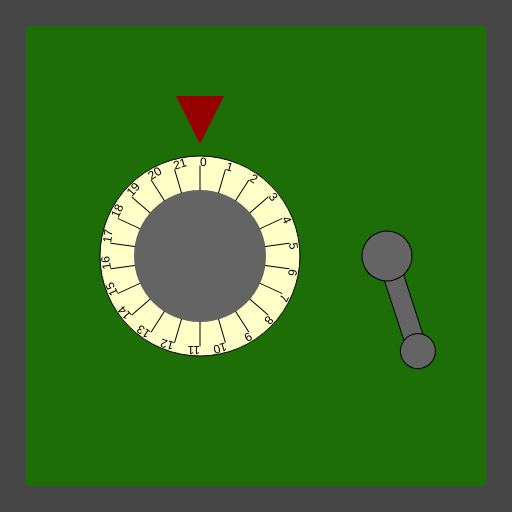
Frame 1 (no input)
Frame 60 (no input): identical to frame 1, image omitted
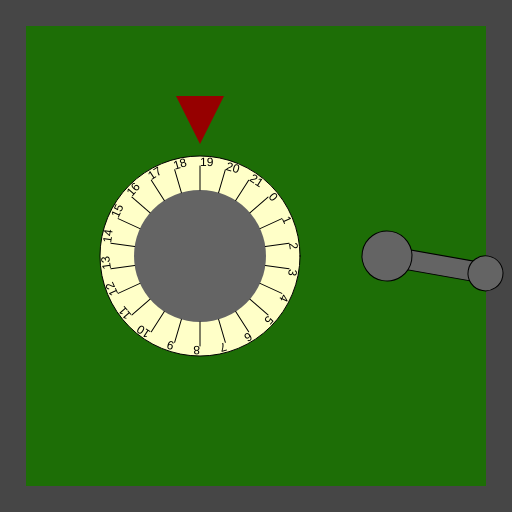
Frame 120 (the mouse pressed at the canvas centre since frame 60)

The p5.js sketch that drew these frames (run headless with seeded random() and noise() and a simulated clock; from frame 60 on, the mouse is pressed at the canvas centre):

// p5.js sketch
// ── sketch.js
/*

Officer: 3977425
CaseNum: 303-0-16154675-3977425

Case 303 - The Case of the Crooked Attorney
Stage 1 - Torvalds' Office

District Attorney Torvalds is well respected in Console City as an upstanding citizen and
enforcer of the law. Of course he’s as crooked as they come. I’ve had enough of having our
hard work at Sleuth and Co undermined by his bribes and back-payments. Let’s take take this
sucker down. I happen to know that Torvalds keeps his incriminating documents spread amongst
several safes in town. I’ll need you to bend the rules a little by breaking into them and
retrieving the incriminating evidence.

The first safe is in Torvald’s office. Crack it by doing the following:

	When the mouse button is released:
	- Make restricted_storage_combinationA equal to 20

	Whilst the mouse is being dragged:
	- Make restricted_storage_combinationA equal to 19

	When any key is released:
	- Make restricted_storage_combinationA equal to 4

	Whilst the mouse is moving:
	- Make restricted_storage_combinationA equal to 0

	Whilst the mouse is moving:
	- Make restricted_storage_combinationB equal to 18

	When the mouse button is released:
	- Make restricted_storage_combinationB equal to 7

	Whilst the mouse is being dragged:
	- Make restricted_storage_combinationB equal to 80

	When any key is released:
	- Make restricted_storage_combinationB equal to 3



There are many possible ways of investigating this case, but you
should use ONLY the following commands:

	- The assignment operator aka. the equals sign !

*/

//declare the variables

var restricted_storage_combinationA;
var restricted_storage_combinationB;


function preload()
{
	//IMAGES WILL BE LOADED HERE

}

function setup()
{
	createCanvas(512,512);

	//initialise the variables
	restricted_storage_combinationA = 0;
	restricted_storage_combinationB = 0;

}

///////////////////EVENT HANDLERS///////////////////

//Add your code to these events to open the safe ...

function mouseMoved()
{
	console.log("mouseMoved", mouseX, mouseY);
	restricted_storage_combinationA = 0;
	restricted_storage_combinationB = 18;
}

function mouseDragged()
{
	console.log("mouseDragged", mouseX, mouseY);
	restricted_storage_combinationA = 19;
	restricted_storage_combinationB = 80;
}

function mousePressed()
{
	console.log("mousePressed");
	restricted_storage_combinationA = 19;
	restricted_storage_combinationB = 80;
}

function mouseReleased()
{
	console.log("mouseReleased");
	restricted_storage_combinationA = 20;
	restricted_storage_combinationB = 7;
}

function keyPressed()
{
	console.log("keyPressed", key);
	restricted_storage_combinationA = 4;
}

function keyReleased()
{
	console.log("keyReleased", key);
	restricted_storage_combinationA = 4;
	restricted_storage_combinationB = 3;
}

///////////////DO NOT CHANGE CODE BELOW THIS POINT///////////////////

function draw()
{


	//Draw the safe door
	background(70);
	noStroke();
	fill(29,110,6);
	rect(26,26,width-52,width-52);

	//Draw the combination dial
	push();
	translate(200,height/2);
	drawDial(200, restricted_storage_combinationA, 22);
	pop();

	//Draw the lever
	push();
	translate(width - 125,256);
	drawLever(restricted_storage_combinationB);
	pop();

}

function drawDial(diameter,num,maxNum)
{
	//the combination lock

	var r = diameter * 0.5;
	var p = r * 0.6;

	stroke(0);
	fill(255,255,200);
	ellipse(0,0,diameter,diameter);
	fill(100);
	noStroke();
	ellipse(0,0,diameter*0.66,diameter*0.66);
	fill(150,0,0);
	triangle(
		-p * 0.4,-r-p,
		p * 0.4,-r-p,
		0,-r-p/5
	);

	noStroke();

	push();
	var inc = 360/maxNum;

	rotate(radians(-num * inc));
	for(var i = 0; i < maxNum; i++)
	{
		push();
		rotate(radians(i * inc));
		stroke(0);
		line(0,-r*0.66,0,-(r-10));
		noStroke();
		fill(0);
		text(i,0,-(r-10));
		pop();
	}

	pop();
}

function drawLever(rot)
{
	push();
	rotate(radians(-rot))
	stroke(0);
	fill(100);
	rect(-10,0,20,100);
	ellipse(0,0,50,50);
	ellipse(0,100,35,35);
	pop();
}
